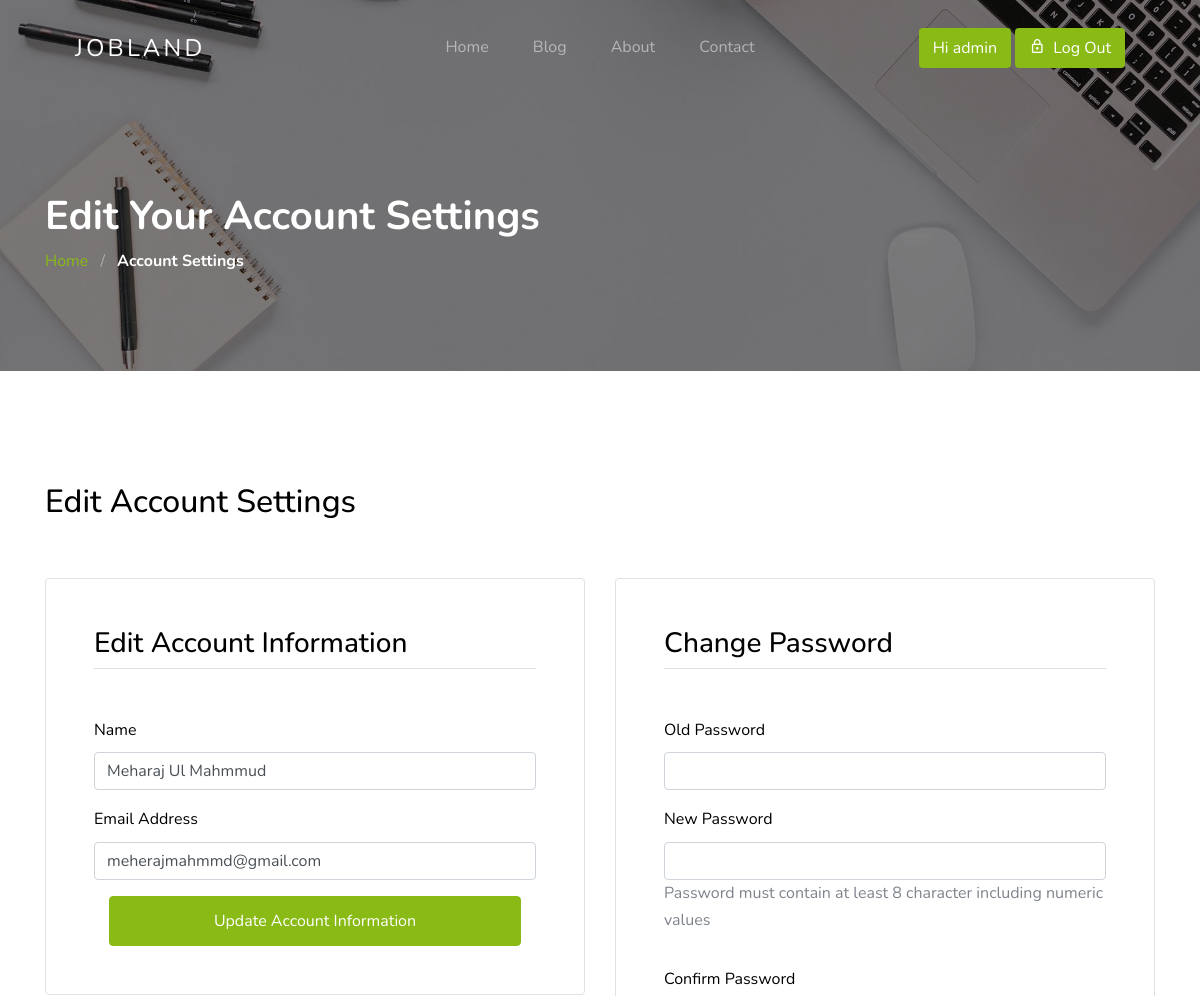
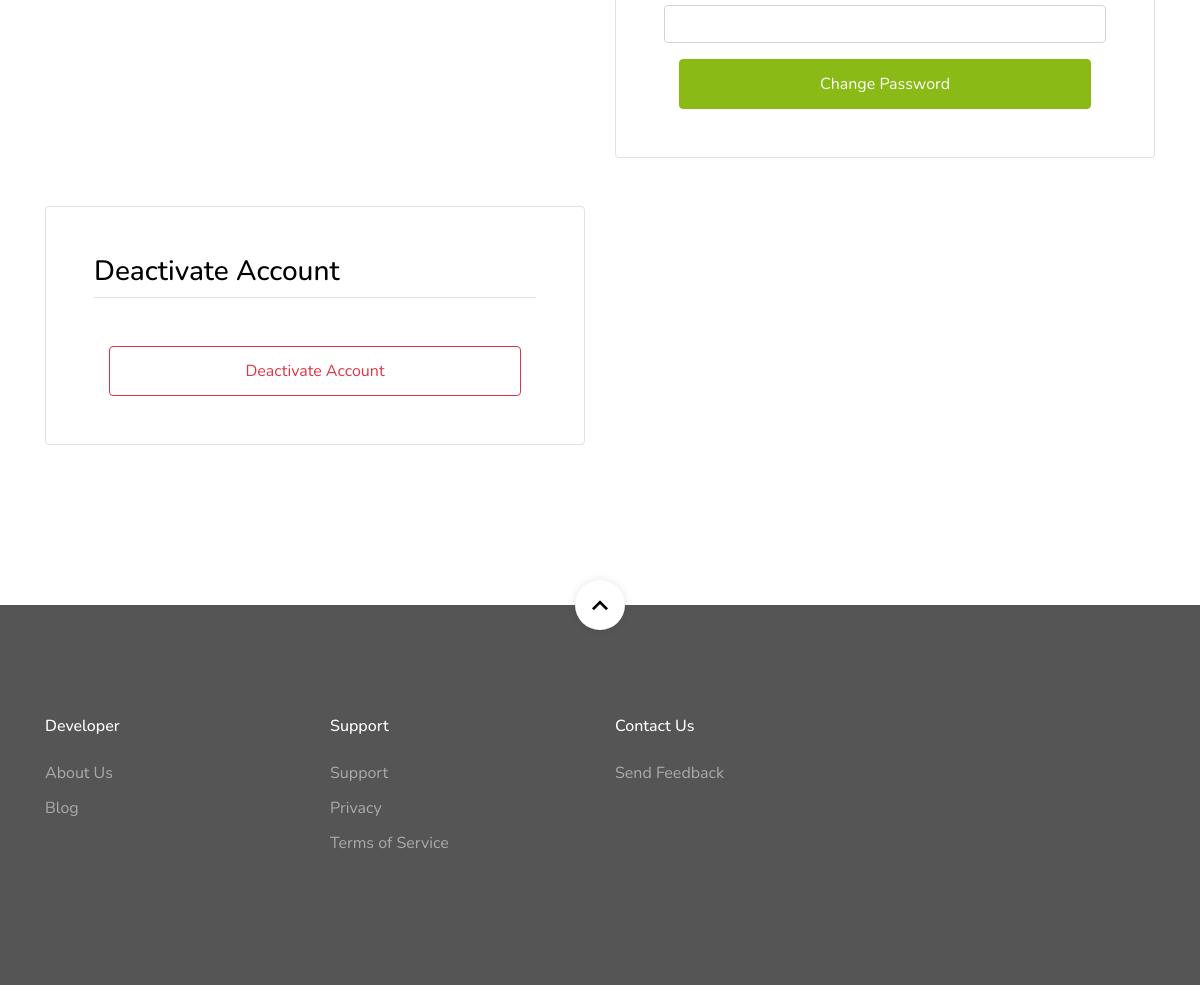
Page /account-settings/6/ (signed in) on the committed database (2 pictures, top to bottom).
### user/models.py (models this page shows, shortened)
class User(AbstractBaseUser):
    email = models.EmailField(max_length=255, unique=True)
    name = models.CharField(max_length=255)
    date_joined = models.DateTimeField(auto_now_add=True)
    is_applicant = models.BooleanField(default=False)
    is_company = models.BooleanField(default=False)
    is_active = models.BooleanField(default=True)
    is_staff = models.BooleanField(default=False)
    is_admin = models.BooleanField(default=False)
    USERNAME_FIELD = 'email'
    REQUIRED_FIELDS = ['name']  # Email & Password are required by default.
    objects = MyUserManager()

### user/views.py (the view, shortened to what this page needs)
# urls.py: path('account-settings/<str:pk>/', account_settings, name='account-settings'),
@login_required(login_url='login')
def account_settings(request, pk):
    user = User.objects.get(id=pk)
    name = extractFirstName(request.user.name)
    information_form = AccountInformationForm(instance=user)
    password_form = PasswordChangeForm(request.user)
    context = {
        'name': name,
        'information_form': information_form,
        'password_form': password_form,
    }
    return render(request, 'user/account-settings.html', context)

### user/forms.py
class AccountInformationForm(ModelForm):
    class Meta:
        model = User
        fields = ('name', 'email')

### user/utils.py (called while the page is built)
def extractFirstName(name):
    first_name = name.split(' ')
    return first_name[0]

### user/templates/user/account-settings.html (shortened to what this page needs)
{% extends "user/base.html" %}
{% load static %}
{% load widget_tweaks %}
{% block content %}
<header class="site-navbar mt-3">
    <div class="container-fluid">
        <div class="row align-items-center">
            <div class="site-logo col-6"><a href="{% url 'home' %}">JobLand</a></div>
            <nav class="mx-auto site-navigation">
                <ul class="site-menu js-clone-nav d-none d-xl-block ml-0 pl-0">
                    <li><a href="{% url 'home' %}" class="nav-link">Home</a></li>
                    <li><a href="{% url 'blog-home' %}">Blog</a></li>
                    <li><a href="{% url 'about' %}">About</a></li>
                    <li><a href="{% url 'contact' %}">Contact</a></li>
                </ul>
            </nav>
            <div class="right-cta-menu text-right d-flex aligin-items-center col-6">
                <div class="ml-auto">
                    <a href="{% url 'home' %}"
                       class="btn btn-primary border-width-2 d-none d-lg-inline-block">Hi
                        {{ name }}</a>
                    <a href="{% url 'logout' %}" class="btn btn-primary border-width-2 d-none d-lg-inline-block">
                        <span class="mr-2 icon-lock_outline"></span>Log Out</a>
                </div>
            </div>
        </div>
    </div>
</header>
<section class="section-hero overlay inner-page bg-image" id="home-section">
    <div class="container">
        <div class="row">
            <div class="col-md-7">
                <h1 class="text-white font-weight-bold">Edit Your Account Settings</h1>
                <div class="custom-breadcrumbs">
                    <a href="{% url 'home' %}">Home</a> <span class="mx-2 slash">/</span>
                    <span class="text-white"><strong>Account Settings</strong></span>
                </div>
            </div>
        </div>
    </div>
</section>
<section class="site-section">
    <div class="container">
        <div class="row align-items-center mb-5">
            <div class="col-lg-8 mb-4 mb-lg-0">
                <div class="d-flex align-items-center">
                    <div>
                        <h2>Edit Account Settings</h2>
                    </div>
                </div>
            </div>
        </div>
        <div class="row">
            <div class="col-lg-6 mb-5">
                <form class="p-4 p-md-5 border rounded" method="post" action="">
                    <h3 class="text-black mb-5 border-bottom pb-2">Edit Account Information</h3>
                    <div class="row form-group">
                        <div class="col-md-12 mb-3 mb-md-0">
                            <label class="text-black">Name</label>
                            {{ information_form.name|add_class:"form-control" }}
                        </div>
                    </div>
                    <div class="row form-group">
                        <div class="col-md-12 mb-3 mb-md-0">
                            <label class="text-black">Email Address</label>
                            {{ information_form.email|add_class:"form-control" }}
                        </div>
                    </div>
                    <div class="col-12">
                        <button class="btn btn-block btn-primary btn-md" type="submit">Update Account Information
                        </button>
                    </div>
                </form>
            </div>
            <div class="col-lg-6 mb-5">
                <form class="p-4 p-md-5 border rounded" method="post" action="">
                    <h3 class="text-black mb-5 border-bottom pb-2">Change Password</h3>
                    <div class="row form-group">
                        <div class="col-md-12 mb-3 mb-md-0">
                            <label class="text-black">Old Password</label>
                            {{ password_form.old_password|add_class:"form-control" }}
                        </div>
                    </div>
                    <div class="row form-group">
                        <div class="col-md-12 mb-3 mb-md-0">
                            <label class="text-black">New Password</label>
                            {{ password_form.new_password1|add_class:"form-control" }}
                            <p>Password must contain at least 8 character including numeric values</p>
                        </div>
                    </div>
                    <div class="row form-group">
                        <div class="col-md-12 mb-3 mb-md-0">
                            <label class="text-black">Confirm Password</label>
                            {{ password_form.new_password2|add_class:"form-control" }}
                        </div>
                    </div>
                    <div class="col-12">
                        <button class="btn btn-block btn-primary btn-md" type="submit">Change Password
                        </button>
                    </div>
                </form>
            </div>
            <div class="col-lg-6 mb-5">
                <form class="p-4 p-md-5 border rounded" method="post" action="{% url 'authentication' %}">
                    <h3 class="text-black mb-5 border-bottom pb-2">Deactivate Account</h3>
                    <div class="col-12">
                        <button class="btn btn-block btn-outline-danger btn-md" type="submit">Deactivate Account
                        </button>
                    </div>
                </form>
            </div>
        </div>
    </div>
</section>
{% endblock %}

### user/static/assets/css/style.css (style rules this page uses)
.site-navbar { margin-bottom: 0px; z-index: 1999; position: absolute; width: 100%; top: 2rem; }
.site-navbar .container-fluid { padding-left: 7rem; padding-right: 7rem; }
.site-navbar .site-logo { position: absolute; left: 5%; }
.site-navbar .site-logo a { color: #fff; font-size: 1.5rem; letter-spacing: .2rem; text-transform: uppercase; }
.site-navbar .site-burger-menu, .site-navbar .right-cta-menu { position: absolute; right: 5%; }
.site-navbar .site-navigation { position: absolute; left: 50%; -webkit-transform: translateX(-50%); -ms-transform: translateX(-50%); transform: translateX(-50%); z-index: 5; }
.site-navbar .site-navigation .site-menu { margin-bottom: 0; }
.site-navbar .site-navigation .site-menu a { text-decoration: none !important; display: inline-block; position: relative; }
.site-navbar .site-navigation .site-menu>li { display: inline-block; }
.site-navbar .site-navigation .site-menu>li>a { padding: 20px 20px !important; color: rgba(255, 255, 255, 0.5); display: inline-block; text-decoration: none !important; }
.site-mobile-menu .site-nav-wrap { padding: 0; margin: 0; list-style: none; position: relative; }
.site-mobile-menu .site-nav-wrap a { padding: 10px 20px; display: block; position: relative; color: #212529; }
.site-mobile-menu .site-nav-wrap li { position: relative; display: block; }
.site-mobile-menu .site-nav-wrap>li { display: block; position: relative; float: left; width: 100%; }
.site-mobile-menu .site-nav-wrap>li>a { padding-left: 20px; font-size: 20px; }
body { font-weight: 400; font-size: 1rem; line-height: 1.7; position: relative; }
body:after { content: ""; position: absolute; top: 0; left: 0; right: 0; bottom: 0; background: rgba(0, 0, 0, 0.7); z-index: 100; opacity: 0; visibility: hidden; -webkit-transition: .3s all ease; -o-transition: .3s all ease; transition: .3s all ease; }
h1, h2, h3, h4 { color: #000; }
.site-section { padding-top: 7rem; padding-bottom: 7rem; position: relative; z-index: 2; }
.text-black { color: #000 !important; }
.bg-image { background-size: cover; background-position: center center; background-repeat: no-repeat; }
.form-group label { color: #000; }
.custom-breadcrumbs a { color: #89ba16; }
.custom-breadcrumbs .slash { color: rgba(255, 255, 255, 0.4); }
.section-hero, .section-hero>.container>.row { height: 100vh; min-height: 900px; }
.section-hero.inner-page, .section-hero.inner-page>.container>.row { height: auto; min-height: auto; padding-top: 6em; padding-bottom: 3em; }
.section-hero.overlay, .section-hero.overlay-2 { position: relative; }
.section-hero.overlay:before, .section-hero.overlay-2:before { z-index: 1; position: absolute; content: ""; top: 0; left: 0; right: 0; bottom: 0; background: rgba(0, 0, 0, 0.5); }
.section-hero>.container { z-index: 2; position: relative; }
.btn:after, .btn:before { display: none; }
.btn.btn-primary { color: #fff; }
.border-width-2 { border-width: 2px !important; }
.btn-md { padding: 12px 20px; }
.section-hero.overlay.inner-page.bg-image#home-section { background-image: url('../images/hero_1.jpg'); }

### rows in the picture
User: name "admin"
User: name "Meharaj Ul Mahmmud", email "meherajmahmmd@gmail.com"
